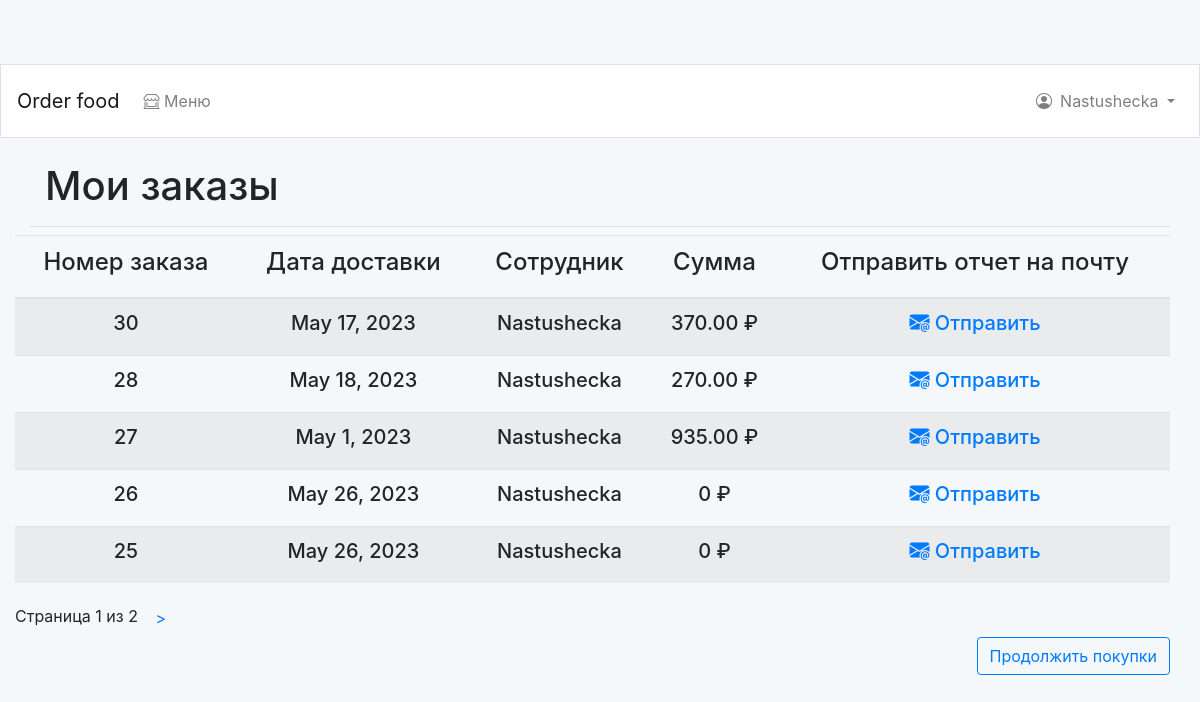
The app's page /orders/history/ (signed in), older data.
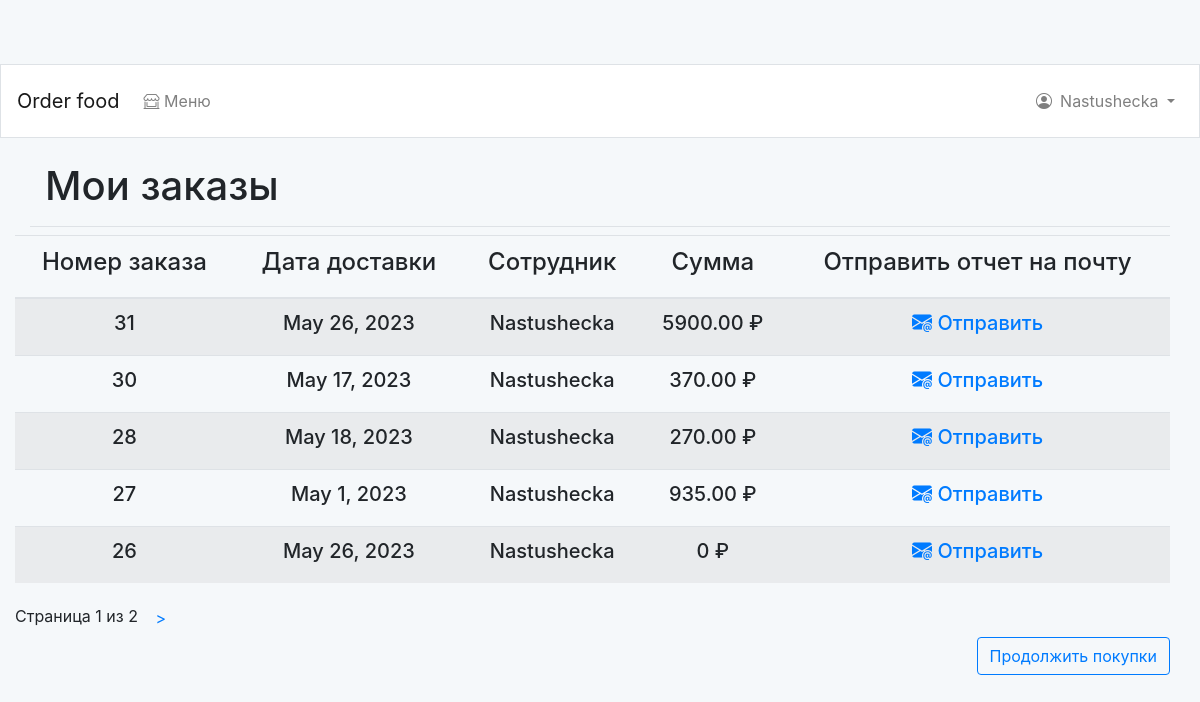
The same page, newer data.
### orders/models.py (models this page shows, shortened)
class Order(models.Model):
    name = models.ForeignKey(User,
                             related_name='name_employee',
                             on_delete=models.CASCADE)
    date = models.DateField()
    created = models.DateTimeField(auto_now_add=True)
    updated = models.DateTimeField(auto_now=True)
    paid = models.BooleanField(default=False)
    class Meta:
        ordering = ['-created']
        indexes = [
            models.Index(fields=['created']),
        ]

### orders/views.py (the view)
@login_required
def get_orders_history(request):
    client = list(User.objects.filter(id=request.user.id).values())
    orders_list = [order for order in list(Order.objects.all().values())
                   if order['name_id'] == client[0]['id']]
    orders_id = [id['id'] for id in orders_list]
    print(orders_list)
    orders_item_sum = {}
    for i in orders_id:
        orders_item_sum[i] = 0
    for item in list(OrderItem.objects.all().values()):
        for i in list(orders_item_sum.keys()):
            print(item)
            if item['order_id'] == i:
                orders_item_sum[i] += item['price'] * item['quantity']
                print(orders_item_sum)
    for order in orders_list:
        if int(order['id']) in list(orders_item_sum.keys()):
            order['price'] = orders_item_sum[int(order['id'])]
    paginator = Paginator(orders_list, 5)
    page_number = request.GET.get('page', 1)
    try:
        orders = paginator.page(page_number)
    except PageNotAnInteger:
        orders = paginator.page(1)
    except EmptyPage:
        orders = paginator.page(paginator.num_pages)
    return render(request,
                  'orders/order/history.html',
                  {'orders': orders})

### cart/cart.py (called while the page is built)
    def __len__(self):
        return sum(item['quantity'] for item in self.cart.values())

### cart/context_processors.py (called while the page is built)
def cart(request):
    return {'cart': Cart(request)}

### orders/templates/orders/order/history.html (shortened to what this page needs)
{% extends "food_order/base.html" %}
{% load static %}
{% block page_header %}
  <h1>Мои заказы</h1>
{% endblock %}
{% block content %}
  <div class="row mr-auto">
    <div class="col-md-12 col-sm-12">
      <table class="table table-striped shoplist">
        <thead class="shopunit" >
          <tr>
            <th class="primary">
              <h4 class="text-center">Номер заказа</h4>
            </th>
            <th class="primary">
              <h4 class="text-center">Дата доставки</h4>
            </th>
            <th class="primary">
              <h4 class="text-center">Сотрудник</h4>
            </th>
            <th class="primary">
              <h4 class="text-center">Сумма</h4>
            </th>
            <th class="primary">
              <h4 class="text-center">Отправить отчет на почту</h4>
            </th>
          </tr>
        </thead>
        <tbody>
          {% for order in orders %}
            <tr>
              <td>
                <h5 class="text-center">{{ order.id }}</h5>
              </td>
              <td>
                <h5 class="text-center">{{ order.date }}</h5>
              </td>
              <td>
                <h5 class="text-center">{{ user.username }}</h5>
              </td>
              <td>
                  <h5 class="text-center">{{ order.price }} ₽</h5>
              </td>
              <td>
                <a href="{% url 'orders:order_pdf' order.id %}"><h5 class="text-center"><i class="bi bi-envelope-at-fill"></i> Отправить</h5></a>
              </td>
            </tr>
          {% endfor %}
        </tbody>
      </table>
      {% include "pagination.html" with page=orders %}
      <p class="text-right">
        <a  href="{% url 'food_order:dish_list' %}" class="btn btn-outline-primary">Продолжить покупки</a>
      </p>
    </div>
  </div>
{% endblock %}

### food_order/templates/food_order/base.html (shortened to what this page needs)
<!doctype html>
<html lang="en">
  <head>
    <link rel="stylesheet" href="https://cdn.jsdelivr.net/npm/bootstrap@4.0.0/dist/css/bootstrap.min.css">
    <link rel="stylesheet" href="https://cdn.jsdelivr.net/npm/bootstrap-icons@1.10.5/font/bootstrap-icons.css">
    <link rel="stylesheet" type="text/css" href="base.css">
  </head>
  <body>
      <nav class="navbar navbar-expand-md navbar-light  mb-4 border" style="background-color: #ffffff;">
        {% if user.is_authenticated %}
          <a class="navbar-brand" href="{% url 'food_order:dish_list'%}">
              Order food</a>
        {% else %}
          <a class="navbar-brand" href="{% url 'food_order:index'%}">
              Order food</a>
        {% endif %}
        <div class="collapse navbar-collapse" id="navbarCollapse">
          <ul class="navbar-nav mr-auto">
            <li class="nav-item my-2">
              <a class="nav-link" href="{% url 'food_order:dish_list' %}">
                <i class="bi bi-shop-window"></i> Меню</a>
            </li>
          </ul>
          <ul class="navbar-nav ml-auto">
            {% if user.is_authenticated %}
              <li class="nav-item dropdown my-2">
                <a class="nav-link dropdown-toggle" href="#" role="button" data-toggle="dropdown" aria-haspopup="true" aria-expanded="false">
                  <i class="bi bi-person-circle mr-2 mt-2"></i>{{ user.username }}
                </a>
              </li>
            {% endif %}
          </ul>
        </div>
      </nav>
        <div class="container pb-2 mb-2 border-bottom">
            {% block page_header %}{% endblock page_header %}
        </div>
        <div class="container-fluid  mb-2 noborder" >
            {% block content %}{% endblock content %}
        </div>
  </body>
</html>

Row changes from the older to the newer data that the page shows:
no longer on this page (row unchanged): Order: id "25", date "May 26, 2023", {{ user.username }} "Nastushecka", price "0"
added Order: id "31", date "May 26, 2023", {{ user.username }} "Nastushecka", price "5900.00"
